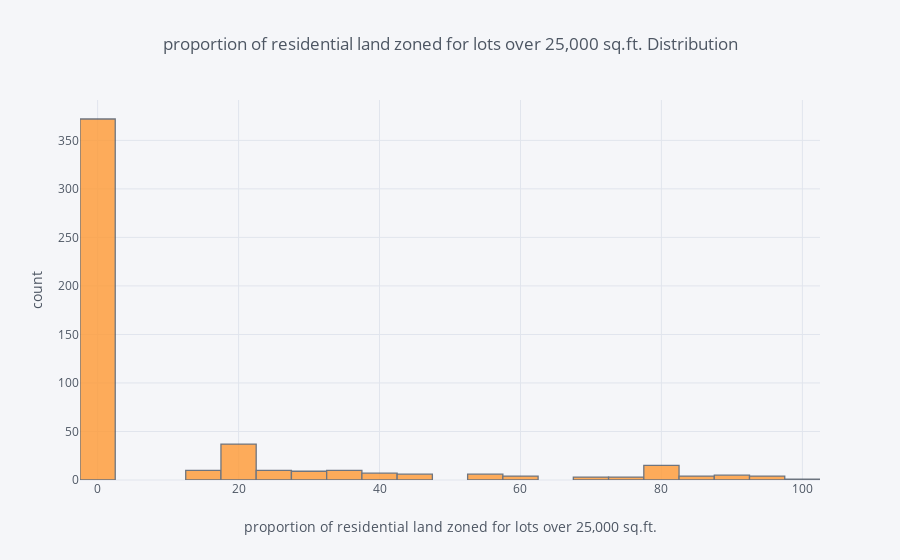

Notebook code cell kept with this figure:
### Code cell
df['ZN'].iplot(kind='hist', xTitle='proportion of residential land zoned for lots over 25,000 sq.ft.', yTitle='count', title='proportion of residential land zoned for lots over 25,000 sq.ft. Distribution')

### Figure 1 — Plotly figure (JSON) as saved in the notebook; plotly's stock layout.template omitted (floating-point values rounded to 4 significant figures; data arrays with more than 128 entries replaced by an {"elided": "..."} marker saying what was removed)
{"data": [{"histfunc": "count", "histnorm": "", "marker": {"color": "rgba(255, 153, 51, 1.0)", "line": {"color": "#4D5663", "width": 1.3}}, "name": "ZN", "opacity": 0.8, "orientation": "v", "type": "histogram", "uid": "716333c6-8316-48ad-95dd-04df2d69352c", "x": {"elided": "506 float values"}}], "layout": {"barmode": "overlay", "legend": {"bgcolor": "#F5F6F9", "font": {"color": "#4D5663"}}, "paper_bgcolor": "#F5F6F9", "plot_bgcolor": "#F5F6F9", "title": "proportion of residential land zoned for lots over 25,000 sq.ft. Distribution", "titlefont": {"color": "#4D5663"}, "xaxis": {"gridcolor": "#E1E5ED", "showgrid": true, "tickfont": {"color": "#4D5663"}, "title": "proportion of residential land zoned for lots over 25,000 sq.ft.", "titlefont": {"color": "#4D5663"}, "zerolinecolor": "#E1E5ED"}, "yaxis": {"gridcolor": "#E1E5ED", "showgrid": true, "tickfont": {"color": "#4D5663"}, "title": "count", "titlefont": {"color": "#4D5663"}, "zerolinecolor": "#E1E5ED"}}}
